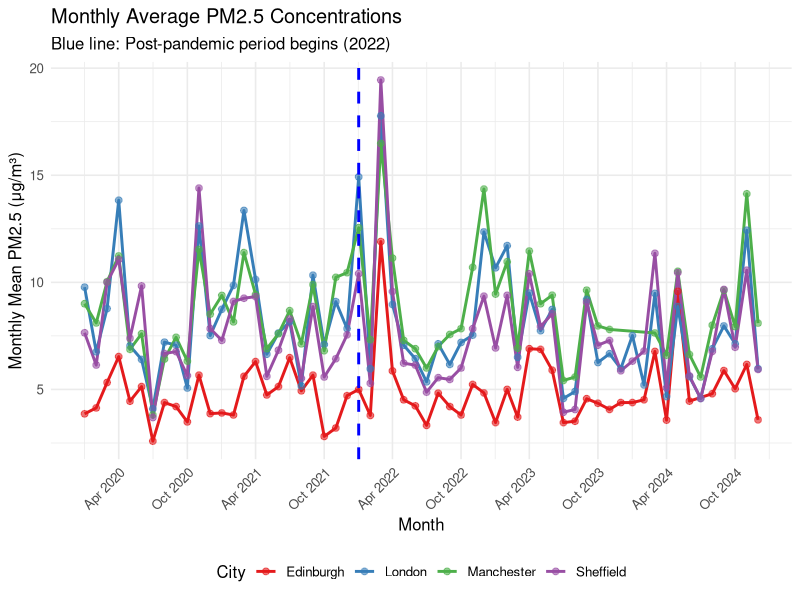
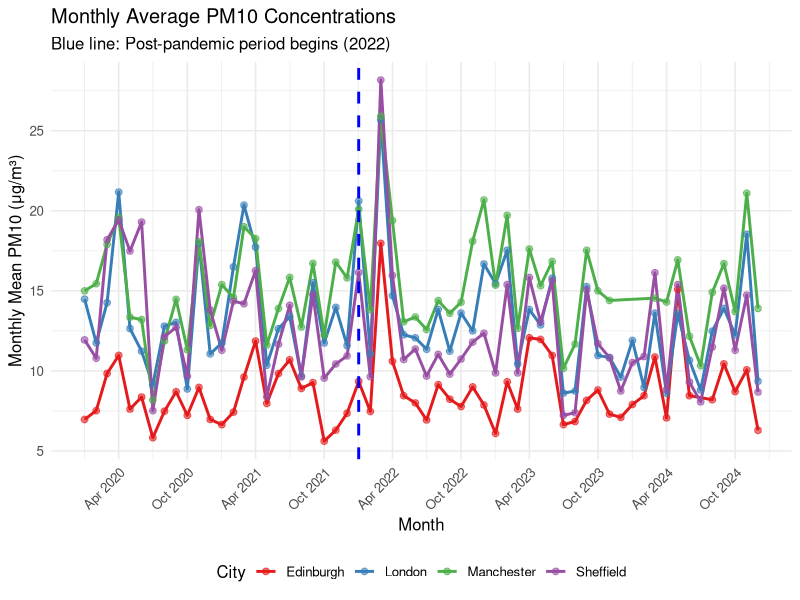
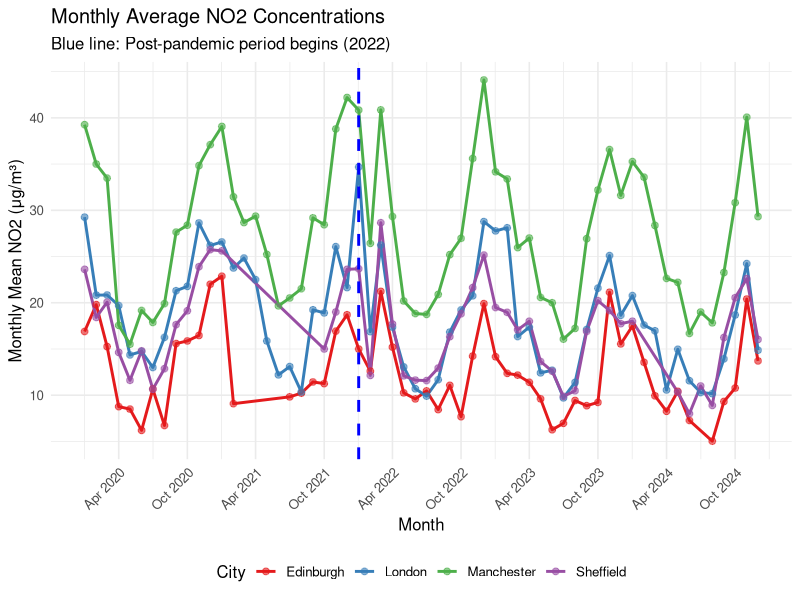
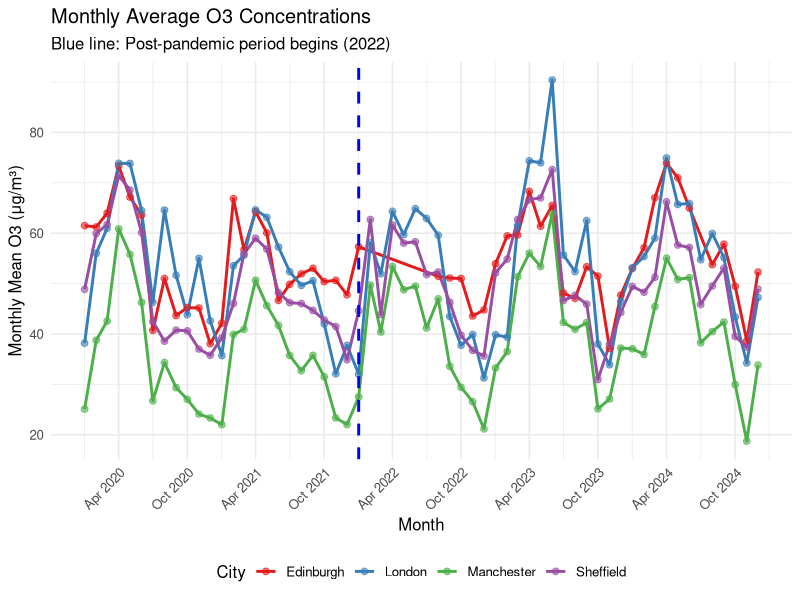
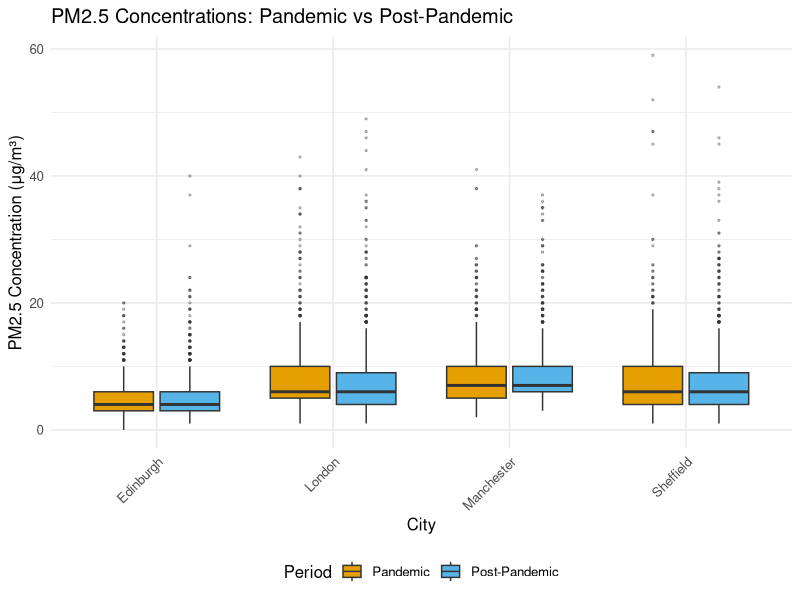
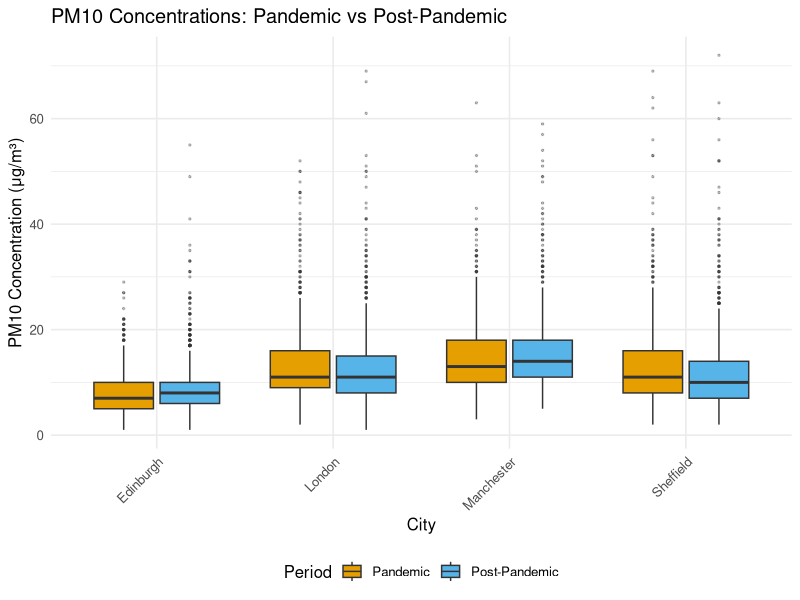
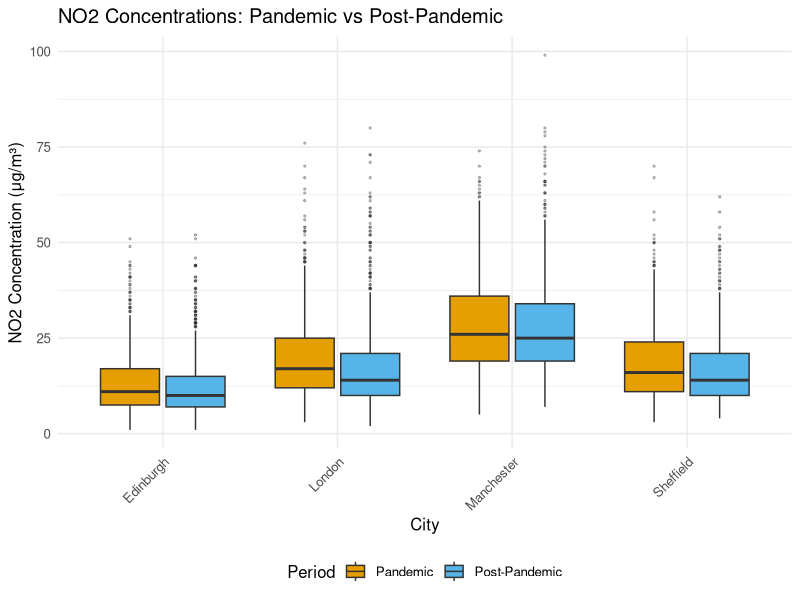
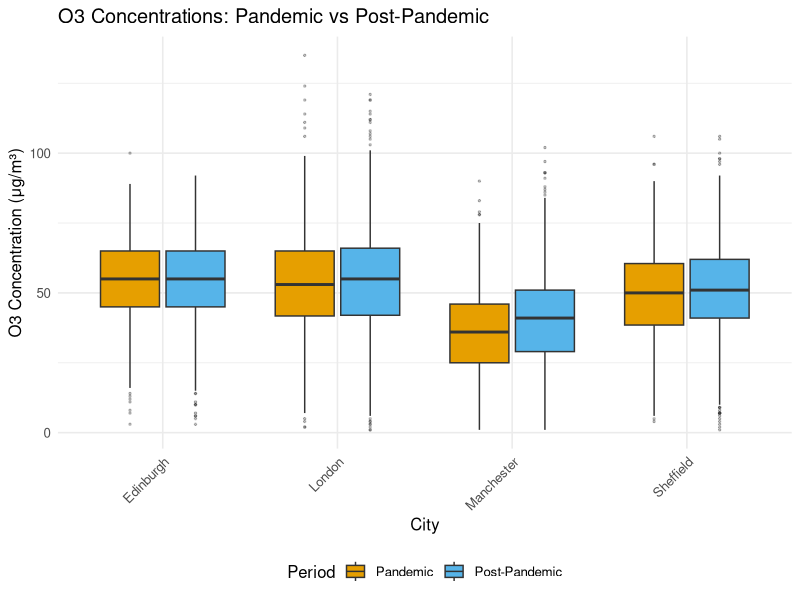

Generate these figures, in order, with R:
# ==============================================================================
# UK Air Quality Analysis - Research Question 1 (EDA)
# How did daily concentrations of PM₂.₅, PM₁₀, NO₂, and O₃ vary across 
# major UK cities during and after COVID-19 pandemic (2020-2024)?
# ==============================================================================

# ------------------------------------------------------------------------------
# 1. SETUP: Load Required Packages
# ------------------------------------------------------------------------------

#install.packages(c("tidyverse", "lubridate", "ggplot2", "patchwork"))

library(tidyverse)    # Data manipulation and visualization
library(lubridate)    # Date handling
library(ggplot2)      # Plotting (also loaded via tidyverse, but explicit here)
library(patchwork)    # Combining multiple plots

# Set theme for all plots
theme_set(theme_minimal(base_size = 12))

# Create processed_data directory if it doesn't exist
dir.create("processed_data", showWarnings = FALSE)

# Option to save plots to files (set to TRUE to speed up execution)
save_plots_to_file <- TRUE  # Change to FALSE to display in RStudio

# Create output directory for plots if saving
if (save_plots_to_file) {
  dir.create("plots", showWarnings = FALSE)
  cat("Plots will be saved to 'plots/' directory\n")
}

# ------------------------------------------------------------------------------
# 2. DATA IMPORT AND CLEANING
# ------------------------------------------------------------------------------

# NOTE: Skip first 10 rows (3 header + 7 metadata rows) to get to column headers
raw_data <- read_csv("uk_air_quality_data.csv", skip = 10, show_col_types = FALSE)

# View structure
glimpse(raw_data)

# Clean and reshape the data
##  Rename first column to Date and convert it into a proper date format
air_quality <- raw_data %>%
  rename(Date = 1) %>%  
  mutate(Date = as.Date(Date, format = "%m/%d/%Y")) %>%
  # Select only pollutant value columns (exclude status/flag columns)
  select(
    Date,
    # Edinburgh
    Edin_O3   = 2, Edin_NO2  = 4, Edin_SO2  = 6, Edin_CO   = 8, 
    Edin_PM10 = 10, Edin_PM25 = 12,
    
    # London
    Lon_O3   = 14, Lon_NO2  = 16, Lon_SO2  = 18, Lon_CO   = 20,
    Lon_PM10 = 22, Lon_PM25 = 24,
    
    # Manchester
    Man_O3   = 26, Man_NO2  = 28, Man_SO2  = 30, 
    Man_PM10 = 32, Man_PM25 = 34,
    
    # Sheffield
    Shef_O3  = 36, Shef_NO2 = 38, 
    Shef_PM10 = 40, Shef_PM25 = 42
  ) %>%
  # Convert all pollutant columns to numeric (handles "No data" as NA)
  mutate(across(-Date, ~as.numeric(as.character(.)))) %>%
  # Filter out rows with invalid dates
  filter(!is.na(Date))

glimpse(air_quality)
colSums(is.na(air_quality))


# Create long format for easier analysis
air_quality_long <- air_quality %>%
  pivot_longer(
    cols = -Date,
    names_to = c("City", "Pollutant"),
    names_sep = "_",
    values_to = "Concentration"
  ) %>%
  # Clean city names
  mutate(
    City = case_when(
      City == "Edin" ~ "Edinburgh",
      City == "Lon" ~ "London",
      City == "Man" ~ "Manchester",
      City == "Shef" ~ "Sheffield"
    ),
    # Clean pollutant names
    Pollutant = case_when(
      Pollutant == "PM25" ~ "PM2.5",
      Pollutant == "PM10" ~ "PM10",
      Pollutant == "NO2" ~ "NO2",
      Pollutant == "O3" ~ "O3",
      Pollutant == "SO2" ~ "SO2",
      Pollutant == "CO" ~ "CO"
    )
  ) %>%
  # Add temporal variables
  mutate(
    Year = year(Date),
    Month = month(Date),
    YearMonth = floor_date(Date, "month"),
    # Define pandemic period: 2020-2021 (Pandemic) vs 2022-2024 (Post-pandemic)
    Period = case_when(
      Year >= 2020 & Year <= 2021 ~ "Pandemic",
      Year >= 2022 ~ "Post-Pandemic"
    ),
    Period = factor(Period, levels = c("Pandemic", "Post-Pandemic"))
  )



# Summary statistics (BEFORE removing NAs)
cat("\n=== DATA SUMMARY ===\n")
cat("Date range:", min(air_quality_long$Date, na.rm = TRUE), "to", max(air_quality_long$Date, na.rm = TRUE), "\n")
cat("Total rows in long format:", nrow(air_quality_long), "\n")
cat("Cities:", paste(unique(air_quality_long$City), collapse = ", "), "\n")
cat("Pollutants:", paste(unique(air_quality_long$Pollutant), collapse = ", "), "\n\n")
colSums(is.na(air_quality_long))

# Check data completeness by city and pollutant (BEFORE removing NAs)
cat("=== DATA COMPLETENESS CHECK ===\n")
data_completeness <- air_quality_long %>%
  group_by(City, Pollutant) %>%
  summarise(
    n_obs = n(),
    n_missing = sum(is.na(Concentration)),
    pct_complete = round((1 - n_missing/n_obs) * 100, 2),
    .groups = "drop"
  )
print(data_completeness)

# Now remove rows with missing concentration values for analysis
air_quality_long <- air_quality_long %>%
  filter(!is.na(Concentration))

cat("\nRows after removing NAs:", nrow(air_quality_long), "\n")

# ------------------------------------------------------------------------------
# STEP 1.1: DAILY TIME-SERIES PLOTS
# ------------------------------------------------------------------------------

cat("\n=== STEP 1.1: Daily Time-Series Plots ===\n")

# Focus on key pollutants for RQ1
key_pollutants <- c("PM2.5", "PM10", "NO2", "O3")
length(key_pollutants)

# Check row counts for each pollutant
total_rows <- 0

# Total Number of rows
for (poll in key_pollutants) {
  n_rows <- nrow(air_quality_long %>% filter(Pollutant == poll))
  cat(poll, ":", n_rows, "rows\n")
}
cat("----------------------------\n")
cat("Total :", nrow(air_quality_long %>% filter(Pollutant %in% key_pollutants)), "rows\n")

# Create daily time series for each pollutant
for (poll in key_pollutants) {
  cat("\nGenerating plot for", poll, "...\n")
  
  p <- air_quality_long %>%
    filter(Pollutant == poll) %>%
    ggplot(aes(x = Date, y = Concentration, color = City)) +
    geom_line(alpha = 0.6, linewidth = 0.5) +  
    geom_vline(xintercept = as.Date("2022-01-01"), 
               linetype = "dashed", color = "blue", linewidth = 1) +
    facet_wrap(~City, ncol = 1, scales = "free_y") +
    labs(
      title = paste("Daily", poll, "Concentrations Across UK Cities (2020-2024)"),
      subtitle = "Blue line: Post-pandemic period begins (2022)",
      x = "Date",
      y = paste(poll, "Concentration (μg/m³)"),
      color = "City"
    ) +
    scale_x_date(date_breaks = "6 months", date_labels = "%b %Y") +
    theme(
      legend.position = "none",
      axis.text.x = element_text(angle = 45, hjust = 1),
      strip.text = element_text(face = "bold")
    )
  
  if (save_plots_to_file) {
    # Save to file (much faster than displaying)
    ggsave(
      filename = paste0("plots/daily_timeseries_", poll, ".png"),
      plot = p,
      width = 12,
      height = 10,
      dpi = 300
    )
    cat("  Saved: plots/daily_timeseries_", poll, ".png\n", sep = "")
  } else {
    # Display in RStudio (slower)
    print(p)
    cat("  Plot for", poll, "displayed.\n")
  }
}

# ------------------------------------------------------------------------------
# STEP 1.2: MONTHLY TRENDS (CLEANER VIEW)
# ------------------------------------------------------------------------------

cat("\n=== STEP 1.2: Monthly Trend Analysis ===\n")


# Calculate monthly averages
monthly_data <- air_quality_long %>%
  filter(Pollutant %in% key_pollutants) %>%
  group_by(City, Pollutant, YearMonth) %>%
  summarise(
    Monthly_Mean = mean(Concentration, na.rm = TRUE),
    Monthly_SD = sd(Concentration, na.rm = TRUE),
    n_days = n(),
    .groups = "drop"
  )

# Plot monthly trends for each pollutant
for (poll in key_pollutants) {
  cat("\nGenerating monthly plot for", poll, "...\n")
  
  p <- monthly_data %>%
    filter(Pollutant == poll) %>%
    ggplot(aes(x = YearMonth, y = Monthly_Mean, color = City, group = City)) +
    geom_line(linewidth = 1) +
    geom_point(size = 2, alpha = 0.6) +
    geom_vline(xintercept = as.Date("2022-01-01"), 
               linetype = "dashed", color = "blue", linewidth = 1) +
    labs(
      title = paste("Monthly Average", poll, "Concentrations"),
      subtitle = "Blue line: Post-pandemic period begins (2022)",
      x = "Month",
      y = paste("Monthly Mean", poll, "(μg/m³)"),
      color = "City"
    ) +
    scale_x_date(date_breaks = "6 months", date_labels = "%b %Y") +
    scale_color_brewer(palette = "Set1") +
    theme(
      axis.text.x = element_text(angle = 45, hjust = 1),
      legend.position = "bottom"
    )
  
  # Display in RStudio 
  print(p)
  
  # Also save to file
  if (save_plots_to_file) {
    ggsave(
      filename = paste0("plots/monthly_trend_", poll, ".png"),
      plot = p,
      width = 12,
      height = 6,
      dpi = 300
    )
    cat("  Saved: plots/monthly_trend_", poll, ".png\n", sep = "")
  }
  
  cat("  Monthly plot for", poll, "completed.\n")
}

# ------------------------------------------------------------------------------
# STEP 1.3: PANDEMIC VS POST-PANDEMIC COMPARISON
# ------------------------------------------------------------------------------

cat("\n=== STEP 1.3: Pandemic vs Post-Pandemic Comparison ===\n")

# Filter for Pandemic (2020-2021) and Post-Pandemic (2022-2024) periods
comparison_data <- air_quality_long %>%
  filter(
    Pollutant %in% key_pollutants,
    !is.na(Period)  # This will include both periods
  )

print(nrow(comparison_data))

# Statistical summary
period_summary <- comparison_data %>%
  group_by(City, Pollutant, Period) %>%
  summarise(
    Mean = mean(Concentration, na.rm = TRUE),
    Median = median(Concentration, na.rm = TRUE),
    SD = sd(Concentration, na.rm = TRUE),
    Q25 = quantile(Concentration, 0.25, na.rm = TRUE),
    Q75 = quantile(Concentration, 0.75, na.rm = TRUE),
    n = n(),
    .groups = "drop"
  )

print(period_summary)
write_csv(period_summary, "processed_data/period_summary.csv")


# Boxplots comparing periods
# Boxplots are reasonably fast, so we display AND save them
for (poll in key_pollutants) {
  cat("\nGenerating boxplot for", poll, "...\n")
  
  p <- comparison_data %>%
    filter(Pollutant == poll) %>%
    ggplot(aes(x = City, y = Concentration, fill = Period)) +
    geom_boxplot(outlier.alpha = 0.3, outlier.size = 0.5) +  # Smaller outliers for speed
    labs(
      title = paste(poll, "Concentrations: Pandemic vs Post-Pandemic"),
      x = "City",
      y = paste(poll, "Concentration (μg/m³)"),
      fill = "Period"
    ) +
    scale_fill_manual(values = c("Pandemic" = "#E69F00", "Post-Pandemic" = "#56B4E9")) +
    theme(
      axis.text.x = element_text(angle = 45, hjust = 1),
      legend.position = "bottom"
    )
  
  # Display in RStudio
  print(p)
  
  # Also save to file
  if (save_plots_to_file) {
    ggsave(
      filename = paste0("plots/boxplot_comparison_", poll, ".png"),
      plot = p,
      width = 10,
      height = 6,
      dpi = 300
    )
    cat("  Saved: plots/boxplot_comparison_", poll, ".png\n", sep = "")
  }
  
  cat("  Boxplot for", poll, "completed.\n")
}

# Perform t-tests for each city and pollutant
cat("\n=== Statistical Tests (Pandemic vs Post-Pandemic) ===\n")
test_results <- comparison_data %>%
  group_by(City, Pollutant) %>%
  summarise(
    t_test = list(t.test(
      Concentration[Period == "Pandemic"],
      Concentration[Period == "Post-Pandemic"]
    )),
    .groups = "drop"
  ) %>%
  mutate(
    p_value = map_dbl(t_test, ~.$p.value),
    mean_pandemic = map_dbl(t_test, ~.$estimate[1]),
    mean_post = map_dbl(t_test, ~.$estimate[2]),
    difference = mean_post - mean_pandemic,
    significant = ifelse(p_value < 0.05, "Yes", "No")
  ) %>%
  select(-t_test)

print(test_results)
write_csv(test_results, "processed_data/test_results.csv")

# ------------------------------------------------------------------------------
# STEP 1.4: POLLUTANT RELATIONSHIPS (FOR MODELLING)
# ------------------------------------------------------------------------------

cat("\n=== STEP 1.4: Pollutant Relationships ===\n")

# Create wide format for correlation analysis
pollutant_wide <- air_quality_long %>%
  filter(Pollutant %in% key_pollutants) %>%
  select(Date, City, Pollutant, Concentration, Period) %>%
  pivot_wider(
    names_from = Pollutant,
    values_from = Concentration
  )
colSums(is.na(pollutant_wide))

cat("\n--- Correlation Matrices by City and Period in console ---\n")
for (city in unique(pollutant_wide$City)) {
  for (period in c("Pandemic", "Post-Pandemic")) {

    city_period_data <- pollutant_wide %>%
      filter(City == city, Period == period) %>%
      select(all_of(key_pollutants)) %>%
      drop_na()

    if (nrow(city_period_data) > 30) {
      cat("\n", city, "-", period, "(n =", nrow(city_period_data), "):\n")
      cor_matrix <- cor(city_period_data, use = "complete.obs")
      print(round(cor_matrix, 3))
    } else {
      cat("\n", city, "-", period, ": skipped (n =", nrow(city_period_data), ")\n")
    }
  }
}


# Scatterplot: PM2.5 vs NO2
cat("\nGenerating scatterplot: PM2.5 vs NO2...\n")
p1 <- pollutant_wide %>%
  ggplot(aes(x = NO2, y = PM2.5, color = City)) +
  geom_point(alpha = 0.3, size = 0.8, na.rm = TRUE) +  # Smaller points for speed
  geom_smooth(method = "lm", se = TRUE, linewidth = 1, na.rm = TRUE) +
  facet_wrap(~City, scales = "free") +
  labs(
    title = "PM2.5 vs NO2 Relationship",
    x = "NO2 Concentration (μg/m³)",
    y = "PM2.5 Concentration (μg/m³)"
  ) +
  scale_color_brewer(palette = "Set1") +
  theme(legend.position = "none")

print(p1)

# Scatterplot: PM2.5 vs PM10
cat("Generating scatterplot: PM2.5 vs PM10...\n")
p2 <- pollutant_wide %>%
  ggplot(aes(x = PM10, y = PM2.5, color = City)) +
  geom_point(alpha = 0.3, size = 0.8) +
  geom_smooth(method = "lm", se = TRUE, linewidth = 1) +
  facet_wrap(~City, scales = "free") +
  labs(
    title = "PM2.5 vs PM10 Relationship",
    x = "PM10 Concentration (μg/m³)",
    y = "PM2.5 Concentration (μg/m³)"
  ) +
  scale_color_brewer(palette = "Set1") +
  theme(legend.position = "none")

print(p2)

# Scatterplot: PM2.5 vs O3
cat("Generating scatterplot: PM2.5 vs O3...\n")
p3 <- pollutant_wide %>%
  ggplot(aes(x = O3, y = PM2.5, color = City)) +
  geom_point(alpha = 0.3, size = 0.8) +
  geom_smooth(method = "lm", se = TRUE, linewidth = 1) +
  facet_wrap(~City, scales = "free") +
  labs(
    title = "PM2.5 vs O3 Relationship",
    x = "O3 Concentration (μg/m³)",
    y = "PM2.5 Concentration (μg/m³)"
  ) +
  scale_color_brewer(palette = "Set1") +
  theme(legend.position = "bottom")

print(p3)

# Combined correlation plot
cat("Creating combined correlation plot...\n")
combined_plot <- (p1 / p2 / p3) +
  plot_annotation(
    title = "Pollutant Relationships for Predictive Modelling",
    subtitle = "Linear relationships with 95% confidence intervals"
  )
print(combined_plot)

# Save scatterplots to file
if (save_plots_to_file) {
  ggsave(
    filename = "plots/scatterplot_PM25_vs_NO2.png",
    plot = p1,
    width = 12,
    height = 8,
    dpi = 300
  )
  ggsave(
    filename = "plots/scatterplot_PM25_vs_PM10.png",
    plot = p2,
    width = 12,
    height = 8,
    dpi = 300
  )
  ggsave(
    filename = "plots/scatterplot_PM25_vs_O3.png",
    plot = p3,
    width = 12,
    height = 8,
    dpi = 300
  )
  ggsave(
    filename = "plots/scatterplot_combined.png",
    plot = combined_plot,
    width = 12,
    height = 14,
    dpi = 300
  )
  cat("Scatterplots saved to plots/ directory\n")
}

# ------------------------------------------------------------------------------
# SUMMARY STATISTICS TABLE
# ------------------------------------------------------------------------------

cat("\n=== OVERALL SUMMARY STATISTICS PER CITY AND POLLUTANT ===\n")

overall_summary <- air_quality_long %>%
  filter(Pollutant %in% key_pollutants) %>%
  group_by(City, Pollutant) %>%
  summarise(
    N_obs = n(),
    Mean = mean(Concentration, na.rm = TRUE),
    Median = median(Concentration, na.rm = TRUE),
    SD = sd(Concentration, na.rm = TRUE),
    Min = min(Concentration, na.rm = TRUE),
    Max = max(Concentration, na.rm = TRUE),
    .groups = "drop"
  )

print(overall_summary)

# ------------------------------------------------------------------------------
# SAVE PROCESSED DATA FOR FUTURE ANALYSIS (RQ2 & RQ3)
# ------------------------------------------------------------------------------

# Save clean datasets
write_csv(air_quality_long, "processed_data/air_quality_clean_long.csv")
write_csv(pollutant_wide, "processed_data/air_quality_clean_wide.csv")
write_csv(monthly_data, "processed_data/air_quality_monthly.csv")

cat("\n=== Analysis Complete ===\n")
cat("Clean datasets saved:\n")
cat("  - processed_data/air_quality_clean_long.csv\n")
cat("  - processed_data/air_quality_clean_wide.csv\n")
cat("  - processed_data/air_quality_monthly.csv\n")